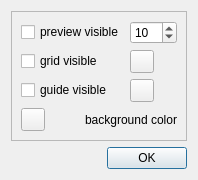
<?xml version="1.0" encoding="UTF-8"?>
<ui version="4.0">
 <class>AdjustSceneWidget</class>
 <widget class="QDialog" name="AdjustSceneWidget">
  <property name="geometry">
   <rect>
    <x>0</x>
    <y>0</y>
    <width>191</width>
    <height>160</height>
   </rect>
  </property>
  <property name="windowTitle">
   <string>Scene Settings</string>
  </property>
  <property name="modal">
   <bool>true</bool>
  </property>
  <layout class="QGridLayout" name="gridLayout_2">
   <item row="0" column="0">
    <widget class="QFrame" name="frame">
     <property name="sizePolicy">
      <sizepolicy hsizetype="Preferred" vsizetype="Maximum">
       <horstretch>0</horstretch>
       <verstretch>0</verstretch>
      </sizepolicy>
     </property>
     <property name="frameShape">
      <enum>QFrame::StyledPanel</enum>
     </property>
     <property name="frameShadow">
      <enum>QFrame::Sunken</enum>
     </property>
     <layout class="QVBoxLayout" name="verticalLayout">
      <item>
       <layout class="QGridLayout" name="gridLayout">
        <item row="0" column="0">
         <widget class="QCheckBox" name="m_previewCheckBox">
          <property name="text">
           <string>preview visible</string>
          </property>
         </widget>
        </item>
        <item row="0" column="1">
         <widget class="IntValueEditor" name="m_previewEditor">
          <property name="toolTip">
           <string>preview density</string>
          </property>
          <property name="maximum">
           <number>999</number>
          </property>
          <property name="value">
           <number>10</number>
          </property>
         </widget>
        </item>
        <item row="1" column="0">
         <widget class="QCheckBox" name="m_gridCheckBox">
          <property name="text">
           <string>grid visible</string>
          </property>
         </widget>
        </item>
        <item row="1" column="1">
         <widget class="QToolButton" name="m_gridColorButton">
          <property name="maximumSize">
           <size>
            <width>24</width>
            <height>24</height>
           </size>
          </property>
          <property name="text">
           <string/>
          </property>
          <property name="icon">
           <iconset resource="../qosmic.qrc">
            <normaloff>:/icons/silk/color_wheel.xpm</normaloff>:/icons/silk/color_wheel.xpm</iconset>
          </property>
         </widget>
        </item>
        <item row="2" column="0">
         <widget class="QCheckBox" name="m_guideCheckBox">
          <property name="text">
           <string>guide visible</string>
          </property>
         </widget>
        </item>
        <item row="2" column="1">
         <widget class="QToolButton" name="m_guideColorButton">
          <property name="maximumSize">
           <size>
            <width>24</width>
            <height>24</height>
           </size>
          </property>
          <property name="text">
           <string/>
          </property>
          <property name="icon">
           <iconset resource="../qosmic.qrc">
            <normaloff>:/icons/silk/color_wheel.xpm</normaloff>:/icons/silk/color_wheel.xpm</iconset>
          </property>
         </widget>
        </item>
       </layout>
      </item>
      <item>
       <layout class="QHBoxLayout" name="horizontalLayout_2">
        <item>
         <widget class="QToolButton" name="m_bgColorButton">
          <property name="maximumSize">
           <size>
            <width>24</width>
            <height>24</height>
           </size>
          </property>
          <property name="text">
           <string/>
          </property>
          <property name="icon">
           <iconset resource="../qosmic.qrc">
            <normaloff>:/icons/silk/color_wheel.xpm</normaloff>:/icons/silk/color_wheel.xpm</iconset>
          </property>
         </widget>
        </item>
        <item>
         <widget class="QLabel" name="label_5">
          <property name="layoutDirection">
           <enum>Qt::RightToLeft</enum>
          </property>
          <property name="text">
           <string>background color</string>
          </property>
          <property name="alignment">
           <set>Qt::AlignRight|Qt::AlignTrailing|Qt::AlignVCenter</set>
          </property>
         </widget>
        </item>
       </layout>
      </item>
     </layout>
    </widget>
   </item>
   <item row="1" column="0">
    <widget class="QDialogButtonBox" name="m_okButtonBox">
     <property name="orientation">
      <enum>Qt::Horizontal</enum>
     </property>
     <property name="standardButtons">
      <set>QDialogButtonBox::Ok</set>
     </property>
    </widget>
   </item>
   <item row="2" column="0">
    <spacer name="verticalSpacer">
     <property name="orientation">
      <enum>Qt::Vertical</enum>
     </property>
     <property name="sizeHint" stdset="0">
      <size>
       <width>149</width>
       <height>0</height>
      </size>
     </property>
    </spacer>
   </item>
  </layout>
 </widget>
 <customwidgets>
  <customwidget>
   <class>IntValueEditor</class>
   <extends>QSpinBox</extends>
   <header>intvalueeditor.h</header>
  </customwidget>
 </customwidgets>
 <resources>
  <include location="../qosmic.qrc"/>
 </resources>
 <connections>
  <connection>
   <sender>m_okButtonBox</sender>
   <signal>accepted()</signal>
   <receiver>AdjustSceneWidget</receiver>
   <slot>accept()</slot>
   <hints>
    <hint type="sourcelabel">
     <x>86</x>
     <y>146</y>
    </hint>
    <hint type="destinationlabel">
     <x>91</x>
     <y>66</y>
    </hint>
   </hints>
  </connection>
 </connections>
</ui>
